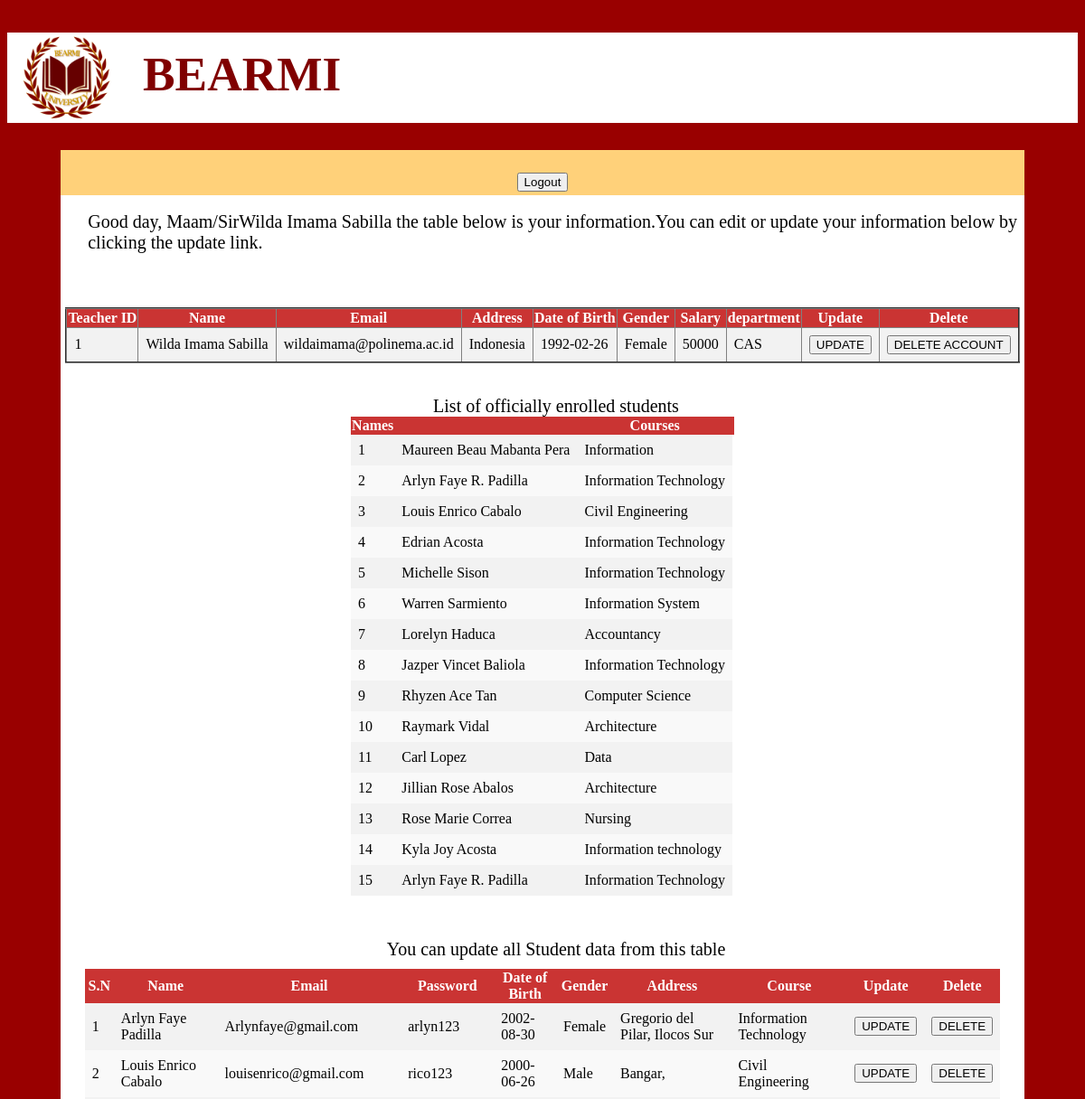
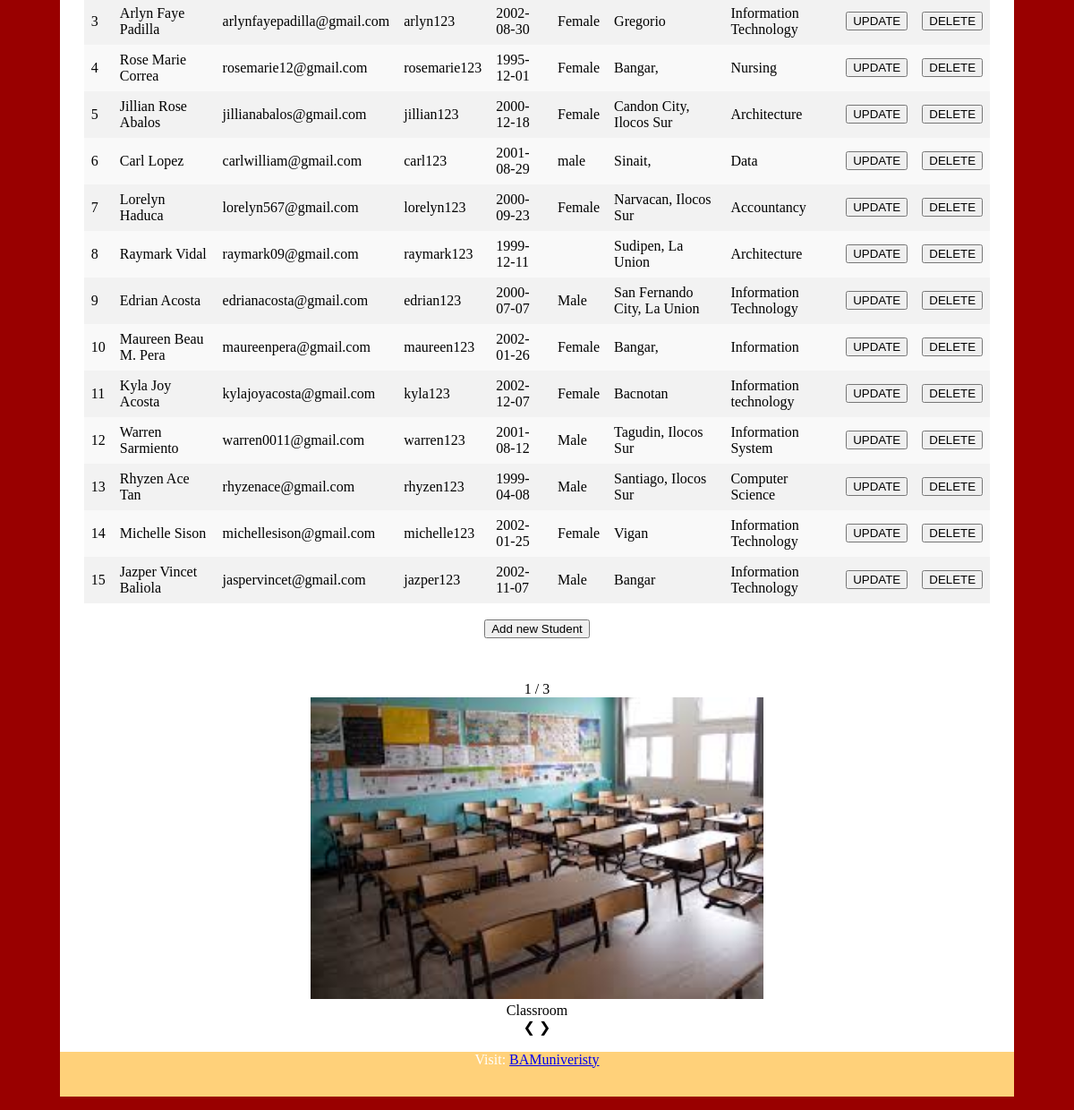
Page /teacher.php (signed in) on the committed database (2 pictures, top to bottom).
### tables this page shows
CREATE TABLE `teacher` (
  `teacher_id` int(11) NOT NULL,
  `name` varchar(50) NOT NULL,
  `email` varchar(50) NOT NULL,
  `password` varchar(50) NOT NULL,
  `address` varchar(50) NOT NULL,
  `Date_of_birth` date NOT NULL,
  `gender` varchar(10) NOT NULL,
  `salary` double NOT NULL,
  `department` varchar(50) NOT NULL
);

CREATE TABLE `enrolled` (
  `id` int(25) NOT NULL,
  `name` varchar(50) DEFAULT NULL,
  `course` varchar(50) DEFAULT NULL
);

CREATE TABLE `student` (
  `student_id` int(11) NOT NULL,
  `name` varchar(50) NOT NULL,
  `email` varchar(50) NOT NULL,
  `password` varchar(50) NOT NULL,
  `date_of_birth` date NOT NULL,
  `Gender` varchar(10) NOT NULL,
  `address` varchar(50) NOT NULL,
  `course_type` varchar(50) NOT NULL DEFAULT 'Bsc. IT',
  `status` varchar(50) DEFAULT NULL
);

### teacher.php (the view, shortened to what this page needs)
<?php
require('connection_db.php');
	if (isset($_POST['logout'])) {
		session_destroy();
		header('Location:login.php');
	}
	elseif($_SESSION['login']=="teacher")
	{
		$user =$_SESSION['name'];
	}
	else
		header('Location:login.php');
?>
<!DOCTYPE html>
<html>
<head>
</head>
<body>
    <div class="jumbotron" style="background-image: url('logo.png');">
    <h1>BEARMI</h1>
  </div>
  <div id="wrap">
	<div style="background-color: #ffd17a; height: 30px; padding-top: 20px; text-align: center;">
	<form style="display: inline-flex;" action="#" method="POST">
		<input style="margin: 5px; " type="submit" name="logout" value="Logout">
	</form>
	</div>
		<?php
			$teacher_id=$_SESSION['teacher_id'];
			$sql = "SELECT * FROM teacher WHERE teacher_id='$teacher_id'";
			$result = mysqli_query($connectivity, $sql);
				if (mysqli_num_rows($result)<0) {
				   echo "No data found";
				}
				else{
					while ($row=mysqli_fetch_assoc($result)) {
						$teacher_id=$row['teacher_id'];
						$name=$row['name'];
						$email=$row['email'];
						$address=$row['address'];
						$dob=$row['Date_of_birth'];
						$gender=$row['gender'];
						$salary=$row['salary'];
						$department=$row['department'];
					}
			?>
			<br>
			<div class="one"><?php
			echo "Good day, Maam/Sir". $user . " the table below is your information.You  can edit or update your information below by clicking the update link." ?> </div>
			     <div style="overflow-x:auto;">
				<table style="margin-left: auto; margin-right: auto; margin-top: 60px" border="2px";>
					<tr>
						<th>Teacher ID</th>
						<th>Name</th>
						<th>Email</th>
						<th>Address</th>
						<th>Date of Birth</th>
						<th>Gender</th>
						<th>Salary</th>
						<th>department</th>
						<th>Update</th>
						<th>Delete</th>
					</tr>
					<tr>
						<td><?=$teacher_id;?></td>
						<td><?=$name;?></td>
						<td><?=$email;?></td>
						<td><?=$address;?></td>
						<td><?=$dob;?></td>
						<td><?=$gender;?></td>
						<td><?=$salary;?></td>
						<td><?=$department;?></td>
						<td><a href="update.php?t_id=<?=$teacher_id;?>"><button>UPDATE</button></a></td>
						<td><a href="insert_db.php?tt_id=<?=$teacher_id;?>"><button>DELETE ACCOUNT</button></a></td>
					</tr>
				</table>
			<?php
			}
		?>
	</div>
	<br>
	<br>
	<center>
		<div class="one">List of officially enrolled students</div>
      <table>
	<tr>
		<th>Names<th>
	     <th>Courses<th>
	</tr>
	<?php
        $conn = mysqli_connect("localhost", "root", "", "portal_college");
        $sql = "SELECT id, name, course from enrolled";
        $result = $conn-> query($sql);
        if($result-> num_rows > 0){
          while ($row = $result-> fetch_assoc()){
          	echo "<tr><td>". $row["id"] . "</td><td>" . $row["name"] . "</td><td>" . $row["course"] . "</td></tr>";
          }
          echo "</table>";
        }
         else{
         	echo "0 result";
         }
	?>
	<?php
				$sql = "SELECT * FROM student";
				$result = mysqli_query($connectivity, $sql);
				if (mysqli_num_rows($result)<=0) {
				   echo "Student's data not found";
				}
				else {
		?>
					<br>
					<div class="one" style="margin-bottom: 10px; margin-top: 30px;">You can update all Student data from this table</div>
           <div style="overflow-x:auto; width: 95%;">
					<table>
						<tr>
							<th>S.N</th>
							<th>Name</th>
							<th>Email</th>
							<th>Password</th>
							<th>Date of Birth</th>
							<th>Gender</th>
							<th>Address</th>
							<th>Course</th>
							<th>Update</th>
							<th>Delete</th>
						</tr>
				<?php
					while ($row=mysqli_fetch_assoc($result)) {
						?>
						<tr>
							<td><?=$row['student_id'];?></td>
							<td><?=$row['name'];?></td>
							<td><?=$row['email'];?></td>
							<td><?=$row['password'];?></td>
							<td><?=$row['date_of_birth'];?></td>
							<td><?=$row['Gender'];?></td>
							<td><?=$row['address'];?></td>
							<td><?=$row['course_type'];?></td>
							<td><a href="update.php?s_id=<?=$row['student_id']?>"><button>UPDATE</button></a></td>
							<td><a href="insert_db.php?s_id=<?=$row['student_id']?>"><button>DELETE</button></a></td>
						</tr>
						<?php
					}
					?>
					</table>
				<?php
				}
			?>
			<br><a style="position: center;" href="update.php?user='student'"><button>Add new Student</button></a>
			<br><br>
			<div class="slideshow-container">
<div class="mySlides fade">
  <div class="numbertext" style="margin-top: 30px">1 / 3</div>
  <img src="images/pic2.jpg" style="width: 50%;">
  <div class="text">Classroom</div>
</div>
<a class="prev" onclick="plusSlides(-1)">&#10094;</a>
<a class="next" onclick="plusSlides(1)">&#10095;</a>
</div>
<br>
	</center>
<footer class="page-footer font-small special-color-dark pt-4" style="background-color:#ffd17a; height: 50px;">
  <div class="container">
  <div class="footer-copyright text-center py-3" align="center" style="color:white;">Visit:
    <a href="https://www.facebook.com/Bearmi-University-107406318466750/">BAMuniveristy</a>
  </div>
</footer>
</div>
</body>
</html>

### teacher.php (style rules this page uses)
body { background:#990000; }
table { border-collapse: collapse; width: auto; }
th { text-align: center; background-color: #ca3433; color: white; }
td { text-align: left; padding: 8px; }
tr:nth-child(even) { background-color: #f2f2f2; }
tr:nth-child(odd) { background-color: #f9f9f9; }
.jumbotron { height: 100px; background-size: 130px; background-repeat: no-repeat; margin-bottom: 10px; background-color: white; }
.jumbotron h1 { padding-left: 150px; padding-top: 15px; font-family: clarendon; color:#800000; font-size: 40pt; }
@media screen and (min-width: 601px) { div.one { font-size: 20px; padding-left: 30px; } }
#wrap { width:90%; background-color:white; color:inherit; padding:0; margin:30px auto 15px auto; }

### rows in the picture
teacher: teacher_id "1", name "Wilda Imama Sabilla", email "wildaimama@polinema.ac.id", address "Indonesia", Date_of_birth "1992-02-26", gender "Female", salary "50000", department "CAS"
enrolled: id "1", name "Maureen Beau Mabanta Pera", course "Information"
enrolled: id "2", name "Arlyn Faye R. Padilla", course "Information Technology"
enrolled: id "3", name "Louis Enrico Cabalo", course "Civil Engineering"
enrolled: id "4", name "Edrian Acosta", course "Information Technology"
enrolled: id "5", name "Michelle Sison", course "Information Technology"
enrolled: id "6", name "Warren Sarmiento", course "Information System"
enrolled: id "7", name "Lorelyn Haduca", course "Accountancy"
enrolled: id "8", name "Jazper Vincet Baliola", course "Information Technology"
enrolled: id "9", name "Rhyzen Ace Tan", course "Computer Science"
enrolled: id "10", name "Raymark Vidal", course "Architecture"
enrolled: id "11", name "Carl Lopez", course "Data"
enrolled: id "12", name "Jillian Rose Abalos", course "Architecture"
enrolled: id "13", name "Rose Marie Correa", course "Nursing"
enrolled: id "14", name "Kyla Joy Acosta", course "Information technology"
enrolled: id "15", name "Arlyn Faye R. Padilla", course "Information Technology"
student: student_id "1", name "Arlyn Faye Padilla", email "Arlynfaye@gmail.com", password "arlyn123", date_of_birth "2002-08-30", Gender "Female", address "Gregorio del Pilar, Ilocos Sur", course_type "Information Technology"
student: student_id "2", name "Louis Enrico Cabalo", email "louisenrico@gmail.com", password "rico123", date_of_birth "2000-06-26", Gender "Male", address "Bangar,", course_type "Civil Engineering"
student: student_id "3", name "Arlyn Faye Padilla", email "arlynfayepadilla@gmail.com", password "arlyn123", date_of_birth "2002-08-30", Gender "Female", address "Gregorio", course_type "Information Technology"
student: student_id "4", name "Rose Marie Correa", email "rosemarie12@gmail.com", password "rosemarie123", date_of_birth "1995-12-01", Gender "Female", address "Bangar,", course_type "Nursing"
student: student_id "5", name "Jillian Rose Abalos", email "jillianabalos@gmail.com", password "jillian123", date_of_birth "2000-12-18", Gender "Female", address "Candon City, Ilocos Sur", course_type "Architecture"
student: student_id "6", name "Carl Lopez", email "carlwilliam@gmail.com", password "carl123", date_of_birth "2001-08-29", Gender "male", address "Sinait,", course_type "Data"
student: student_id "7", name "Lorelyn Haduca", email "lorelyn567@gmail.com", password "lorelyn123", date_of_birth "2000-09-23", Gender "Female", address "Narvacan, Ilocos Sur", course_type "Accountancy"
student: student_id "8", name "Raymark Vidal", email "raymark09@gmail.com", password "raymark123", date_of_birth "1999-12-11", address "Sudipen, La Union", course_type "Architecture"
student: student_id "9", name "Edrian Acosta", email "edrianacosta@gmail.com", password "edrian123", date_of_birth "2000-07-07", Gender "Male", address "San Fernando City, La Union", course_type "Information Technology"
student: student_id "10", name "Maureen Beau M. Pera", email "maureenpera@gmail.com", password "maureen123", date_of_birth "2002-01-26", Gender "Female", address "Bangar,", course_type "Information"
student: student_id "11", name "Kyla Joy Acosta", email "kylajoyacosta@gmail.com", password "kyla123", date_of_birth "2002-12-07", Gender "Female", address "Bacnotan", course_type "Information technology"
student: student_id "12", name "Warren Sarmiento", email "warren0011@gmail.com", password "warren123", date_of_birth "2001-08-12", Gender "Male", address "Tagudin, Ilocos Sur", course_type "Information System"
student: student_id "13", name "Rhyzen Ace Tan", email "rhyzenace@gmail.com", password "rhyzen123", date_of_birth "1999-04-08", Gender "Male", address "Santiago, Ilocos Sur", course_type "Computer Science"
student: student_id "14", name "Michelle Sison", email "michellesison@gmail.com", password "michelle123", date_of_birth "2002-01-25", Gender "Female", address "Vigan", course_type "Information Technology"
student: student_id "15", name "Jazper Vincet Baliola", email "jaspervincet@gmail.com", password "jazper123", date_of_birth "2002-11-07", Gender "Male", address "Bangar", course_type "Information Technology"

### other values in the picture
$user "Wilda Imama Sabilla"
